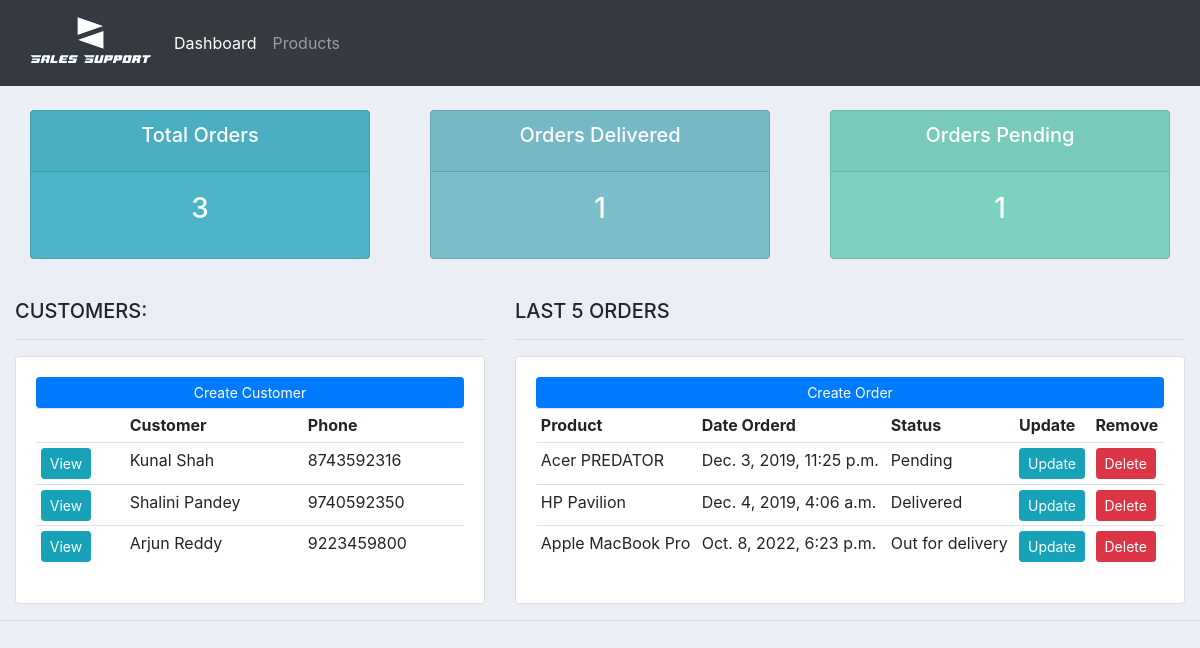
The page / on the database its author committed.
### accounts/models.py (models this page shows, shortened)
class Customer(models.Model):
	name = models.CharField(max_length=200, null=True)
	phone = models.CharField(max_length=200, null=True)
	email = models.CharField(max_length=200, null=True)
	date_created = models.DateTimeField(auto_now_add=True, null=True)

class Order(models.Model):
	STATUS = (
			('Pending', 'Pending'),
			('Out for delivery', 'Out for delivery'),
			('Delivered', 'Delivered'),
			)
	customer = models.ForeignKey(Customer, null=True, on_delete= models.SET_NULL)
	product = models.ForeignKey(Product, null=True, on_delete= models.SET_NULL)
	date_created = models.DateTimeField(auto_now_add=True, null=True)
	status = models.CharField(max_length=200, null=True, choices=STATUS)

class Product(models.Model):
	CATEGORY = (
			('Indoor', 'Indoor'),
			('Out Door', 'Out Door'),
			)
	name = models.CharField(max_length=200, null=True)
	price = models.FloatField(null=True)
	category = models.CharField(max_length=200, null=True, choices=CATEGORY)
	description = models.CharField(max_length=200, null=True, blank=True)
	date_created = models.DateTimeField(auto_now_add=True, null=True)
	tags = models.ManyToManyField(Tag)
	def __str__(self):
		return self.name

### accounts/views.py (the view)
# urls.py: path('', views.home, name="home"),
def home(request):
	orders = Order.objects.all()
	customers = Customer.objects.all()
	total_customers = customers.count()
	total_orders = orders.count()
	delivered = orders.filter(status='Delivered').count()
	pending = orders.filter(status='Pending').count()
	context = {'orders':orders, 'customers':customers,
	'total_orders':total_orders,'delivered':delivered,
	'pending':pending }
	return render(request, 'accounts/dashboard.html', context)

### accounts/templates/accounts/dashboard.html
{%  extends 'accounts/main.html' %}
{% block content %}
{%  include 'accounts/status.html' %}
<br>
<div class="row">
	<div class="col-md-5">
		<h5>CUSTOMERS:</h5>
		<hr>
		<div class="card card-body">
			<a class="btn btn-primary  btn-sm btn-block" href="">Create Customer</a>
			<table class="table table-sm">
				<tr>
					<th></th>
					<th>Customer</th>
					<th>Phone</th>
				</tr>
				{% for customer in customers %}
					<tr>
						<td><a class="btn btn-sm btn-info" href="{% url 'customer' customer.id %}">View</a></td>
						<td>{{customer.name}}</td>
						<td>{{customer.phone}}</td>
					</tr>
				{% endfor %}
			</table>
		</div>
	</div>
	<div class="col-md-7">
		<h5>LAST 5 ORDERS</h5>
		<hr>
		<div class="card card-body">
			<a class="btn btn-primary  btn-sm btn-block" href="{% url 'create_order' %}">Create Order</a>
			<table class="table table-sm">
				<tr>
					<th>Product</th>
					<th>Date Orderd</th>
					<th>Status</th>
					<th>Update</th>
					<th>Remove</th>
				</tr>
				{% for order in orders %}
					<tr>
						<td>{{order.product}}</td>
						<td>{{order.date_created}}</td>
						<td>{{order.status}}</td>
						<td><a class="btn btn-sm btn-info" href="{% url 'update_order' order.id %}">Update</a></td>
						<td><a class="btn btn-sm btn-danger" href="{% url 'delete_order' order.id %}">Delete</a></td>
					</tr>
				{% endfor %}
			</table>
		</div>
	</div>
</div>
{% endblock %}

### accounts/templates/accounts/main.html (shortened to what this page needs)
{% load static %}
<!DOCTYPE html>
<html>
<head>
	<link rel="stylesheet" href="https://stackpath.bootstrapcdn.com/bootstrap/4.3.1/css/bootstrap.min.css">
	<link rel="stylesheet" type="text/css" href="{% static '/css/main.css' %}">
</head>
<body>
	{%  include 'accounts/navbar.html' %}
	<div class="container-fluid">
	{% block content %}
	{% endblock %}
    </div>
	<hr>
</body>
</html>

### accounts/templates/accounts/navbar.html (shortened to what this page needs)
{% load static %}
<nav class="navbar navbar-expand-lg navbar-dark bg-dark">
 <img src="{% static 'images/mainlogo.png' %}">
  <div class="collapse navbar-collapse" id="navbarNav">
    <ul class="navbar-nav">
      <li class="nav-item active">
        <a class="nav-link" href="{% url 'home' %}">Dashboard</a>
      </li>
      <li class="nav-item">
        <a class="nav-link" href="{% url 'products' %}">Products</a>
      </li>
    </ul>
  </div>
</nav>

### accounts/templates/accounts/status.html
<br>
<div class="row">
	<div class="col">
		<div class="col-md">
			<div class="card text-center text-white  mb-3" id="total-orders">
			  	<div class="card-header">
			  		<h5 class="card-title">Total Orders</h5>
			  	</div>
			  	<div class="card-body">
			    	<h3 class="card-title">{{total_orders}}</h3>
			  	</div>
			</div>
		</div>
	</div>
	<div class="col">
		<div class="col-md">
			<div class="card text-center text-white  mb-3" id="orders-delivered">
			  	<div class="card-header">
			  		<h5 class="card-title">Orders Delivered</h5>
			  	</div>
			  	<div class="card-body">
			    	<h3 class="card-title">{{delivered}}</h3>
			  	</div>
			</div>
		</div>
	</div>
	<div class="col">
		<div class="col-md">
			<div class="card text-center text-white  mb-3" id="orders-pending">
			  	<div class="card-header">
			  		<h5 class="card-title">Orders Pending</h5>
			  	</div>
			  	<div class="card-body">
			    	<h3 class="card-title">{{pending}}</h3>
			  	</div>
			</div>
		</div>
	</div>
</div>

### static/css/main.css (style rules this page uses)
body { background-color: #ebeff5; }
#total-orders { background-color: #4cb4c7; }
#orders-delivered { background-color: #7abecc; }
#orders-pending { background-color: #7CD1C0; }

### rows shown on the page
Customer: name "Kunal Shah", phone "8743592316"
Customer: name "Shalini Pandey", phone "9740592350"
Customer: name "Arjun Reddy", phone "9223459800"
Order: product "Acer PREDATOR", date_created "Dec. 3, 2019, 11:25 p.m.", status "Pending"
Order: product "HP Pavilion", date_created "Dec. 4, 2019, 4:06 a.m.", status "Delivered"
Order: product "Apple MacBook Pro", date_created "Oct. 8, 2022, 6:23 p.m.", status "Out for delivery"

### other values the page prints
{{ total_orders }} "3"
{{ delivered }} "1"
{{ pending }} "1"
